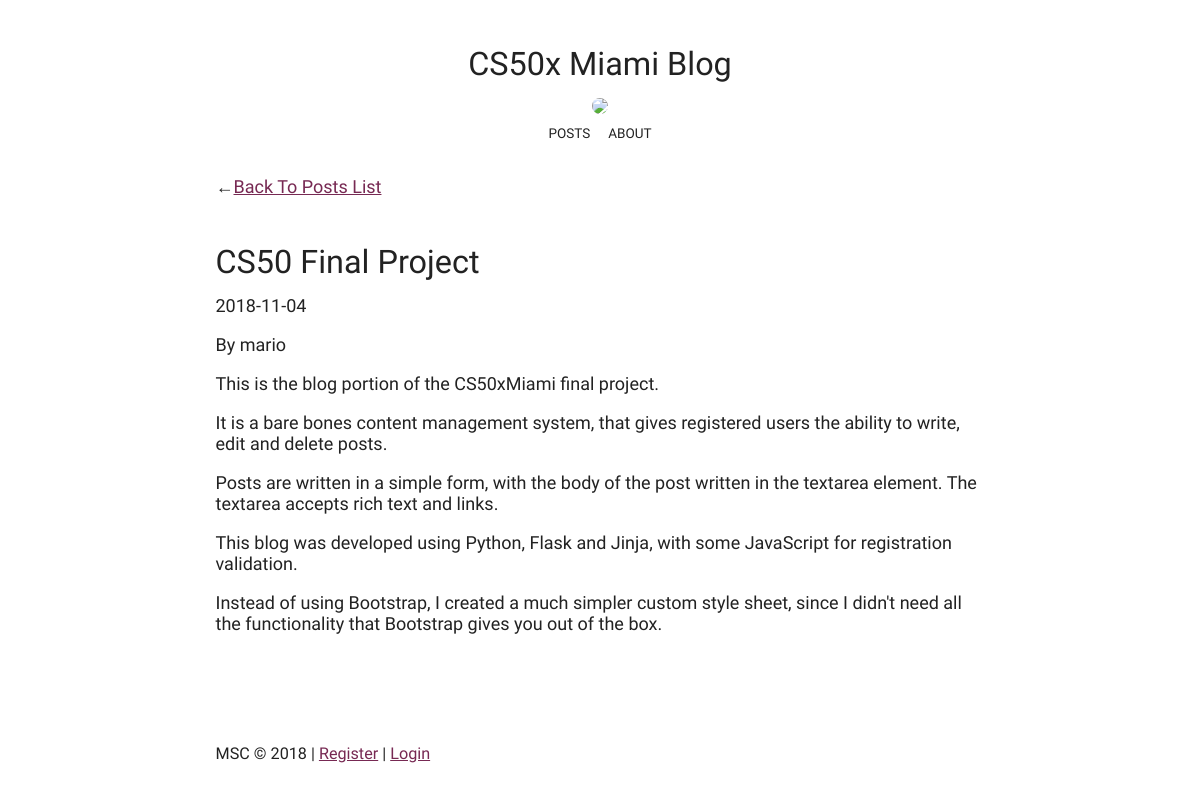
Page /2/ on the committed database.
### tables this page shows
CREATE TABLE 'posts' ('title' TEXT NOT NULL, 'post' TEXT NOT NULL,'date' date NOT NULL, 'id'  INTEGER PRIMARY KEY NOT NULL DEFAULT CURRENT_TIMESTAMP  , 'author' text);

### application.py (the view)
@app.route("/<int:id>/", methods=["GET"])
def article(id):
    art = db.execute("SELECT * FROM posts WHERE id=:id", id=id)
    return render_template ("article.html", art=art)

### templates/article.html (shortened to what this page needs)
{% extends "base.html" %}
{% block body %}
    <p>&#8592;<a href="/">Back To Posts List</a></p>
    <h2>{{ art[0]["title"] }}</h2>
    <p>{{ art[0]["date"] }}</p>
    <p>By {{ art[0]["author"] }}</p>
    <p>{{ art[0]["post"] | safe }}</p><br /><br />
{% endblock %}

### static/css/minimal.css (style rules this page uses)
* { box-sizing: border-box; margin: 0; padding: 0; }
html { overflow-y: scroll; }
body { font-family: 'Catamaran', 'Helvetica', 'Arial', sans-serif; font-size: 18px; color: #222; padding: 0 5%; }
h1, h2, h3, h4, h5, h6 { font-weight: 300; }
h2 { font-size: 1.8em; line-height: 1.2em; margin-bottom: .4em; margin-top: 1.4em; }
a:link, a:visited, a:active { color: #772953; text-decoration: underline; }
p { margin-bottom: 1em; }

### rows in the picture
posts: title "CS50 Final Project", date "2018-11-04", author "mario", post "This is the blog portion of the CS50xMiami final project. It is a bare bones content management system, that gives registered users the ability to write, edit and delete posts. Posts are written in a simple form, with the body of the post written in the textarea element. The textarea accepts rich text and links. This blog was developed using Python, Flask and Jinja, with some JavaScript for registration validation. Instead of using Bootstrap, I created a much simpler custom style sheet, since I didn't need all the functionality that Bootstrap gives you out of the box."
